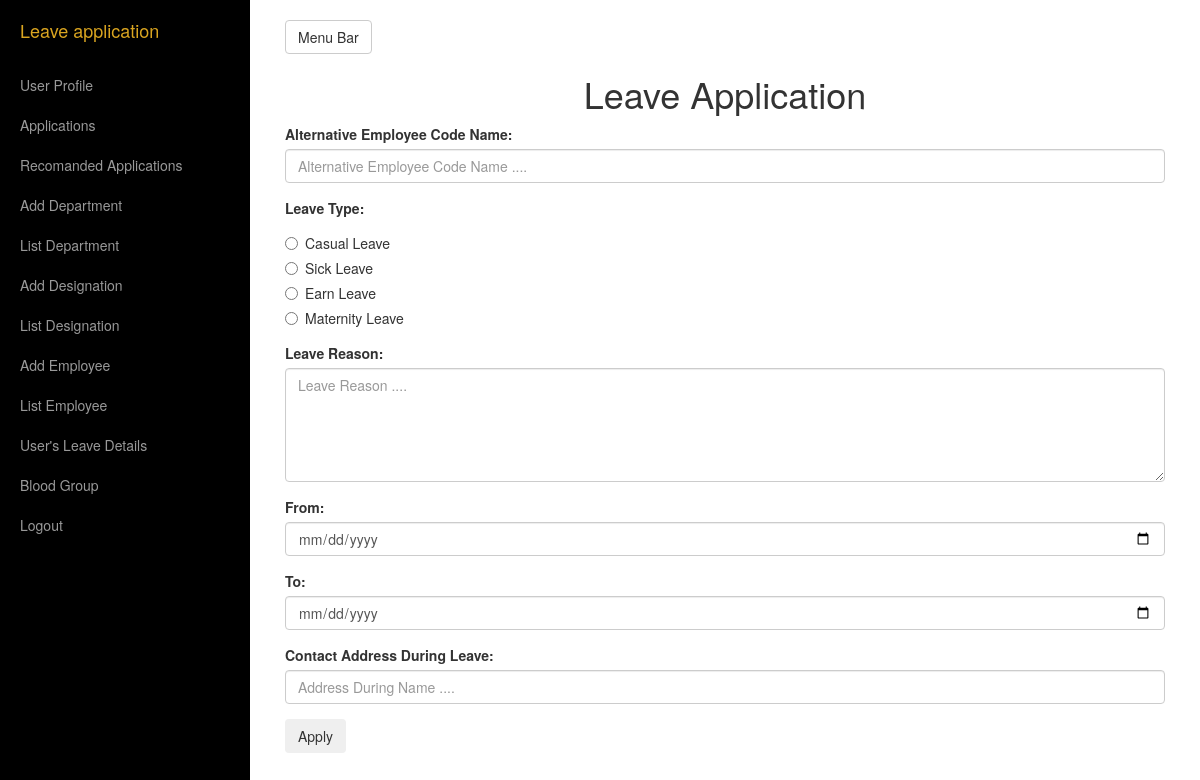
Page /view/LeaveApplication.php (signed in) on the committed database.
### tables this page shows
CREATE TABLE IF NOT EXISTS `leavedetails` (
  `lId` tinyint(4) NOT NULL AUTO_INCREMENT,
  `lType` varchar(30) DEFAULT NULL,
  `lTotalDays` int(11) DEFAULT NULL,
  `lEmployeeCodeNumberWhoAddLeave` varchar(45) DEFAULT NULL,
  PRIMARY KEY (`lId`),
  KEY `lType` (`lType`),
  KEY `employeeleave_ibfk_1` (`lEmployeeCodeNumberWhoAddLeave`)
);

### model/DbOperationModel.php (called while the page is built, shortened)
<?php include("ConnectionModel.php"); ?>
<?php
	class DbOperation
	{
		function dbSelect($columnsName,$tablesName,$conditions)
		{
			$objConnection = new Connection();
			$objConnection->dbConnection();
			$con = $objConnection->con;
			$result = mysqli_query($con, "SELECT DISTINCT ".$columnsName." FROM ".$tablesName." WHERE ".$conditions);
			return $result;
		}
		function dbSelectAll($columnsName,$tablesName,$conditions)
		{
			$objConnection = new Connection();
			$objConnection->dbConnection();
			$con = $objConnection->con;
			$result = mysqli_query($con, "SELECT ".$columnsName." FROM ".$tablesName." WHERE ".$conditions);
			return $result;
		}
		function getForRecomandationNumber()
		{
			$objDbOperation = new DbOperation();
			$columnsName = "COUNT(lIsRecomanded)";
			$tablesName = "employeeleaveapplicationdetails";
			$conditions = "lIsRecomanded = 0";
			$result = $objDbOperation->dbSelectAll($columnsName,$tablesName,$conditions);
			return $result;
		}
		function getRecomandationNumber()
		{
			$objDbOperation = new DbOperation();
			$columnsName = "COUNT(lIsRecomanded)";
			$tablesName = "employeeleaveapplicationdetails";
			$conditions = "lIsRecomanded = 1 AND lIsApproved = 0";
			$result = $objDbOperation->dbSelectAll($columnsName,$tablesName,$conditions);
			return $result;
		}
	}
?>

### model/ConnectionModel.php (called while the page is built, shortened)
<?php
	class Connection
	{
		function dbConnection()
		{
			$serverName = "localhost";
			$userName = "root";
			$password = "root";
			$con = mysqli_connect($serverName, $userName, $password);
			mysqli_select_db($con, "leaveapp");
			$this->con=$con;
		}
	}
?>

### model/LeaveApplicationModel.php (called while the page is built, shortened)
<?php include("DbOperationModel.php");?>
<?php
	class LeaveApplication extends DbOperation
	{
		function getLeaveType()
		{
			$objDbOperation = new DbOperation();
			$columnsName = "*";
			$tablesName = "leavedetails";
			$conditions = "1";
			$result = $objDbOperation->dbSelect($columnsName,$tablesName,$conditions);
			return $result;
		}
	}
?>

### view/LeaveApplication.php (the view, shortened to what this page needs)
<?php include("../model/LeaveApplicationModel.php");
	if(isset($_SESSION['officeUserName']))
	{
	if ($_SESSION['empType'] == 2 || $_SESSION['empType'] == 1)
	{
?>
		<!DOCTYPE html>
		<html lang="en">
		<head>
			<link href="../assets/bootstrap/css/bootstrap.min.css" rel="stylesheet">
			<link href="../assets/css/simple-sidebar.css" rel="stylesheet">
		</head>
		<body>
			<div id="wrapper">
				<div id="sidebar-wrapper">
					<ul class="sidebar-nav">
						<li class="sidebar-brand">
							<a href="LeaveApplication.php" style="color:#DAA520;">Leave application</a>
						</li>
						<li>
							<a href="UserProfile.php">User Profile</a>
						</li>
							<?php
							$objLeaveApplication = new LeaveApplication();
							$result = $objLeaveApplication->getForRecomandationNumber();
							while($row = mysqli_fetch_array($result))
							{
							?>
						<li>
							<a href="Applications.php">Applications <span style="color:red"><?php if($row['COUNT(lIsRecomanded)'] != 0){ ?>[ New <?php echo $row['COUNT(lIsRecomanded)']; ?> ]<?php } ?></span></a>
						</li>
							<?php
							}
							$objLeaveApplication = new LeaveApplication();
							$result = $objLeaveApplication->getRecomandationNumber();
							while($row = mysqli_fetch_array($result))
							{
							?>
						<li>
							<a href="RecomandedApplications.php">Recomanded Applications<span style="color:red"><?php if($row['COUNT(lIsRecomanded)'] != 0){ ?> [ New <?php echo $row['COUNT(lIsRecomanded)']; ?> ]<?php } ?></span></a>
						</li>
							<?php
							}
							?>
						<li>
							<a href="AddDepartment.php">Add Department</a>
						</li>
						<li>
							<a href="ListDepartment.php">List Department</a>
						</li>
						<li>
							<a href="AddDesignation.php">Add Designation</a>
						</li>
						<li>
							<a href="ListDesignation.php">List Designation</a>
						</li>
						<li>
							<a href="AddEmployee.php">Add Employee</a>
						</li>
						<li>
							<a href="ListEmployee.php">List Employee</a>
						</li>
						<li>
							<a href="UsersLeaveDetails.php">User's Leave Details</a>
						</li>
						<li>
							<a href="ListOfUserBlood.php">Blood Group</a>
						</li>
						<li>
							<a href="../controller/LogoutController.php">Logout</a>
						</li>
					</ul>
				</div>
				<div id="page-content-wrapper">
					<div class="container-fluid">
						<div class="row">
							<div class="col-lg-12">
								<a href="#menu-toggle" class="btn btn-default" id="menu-toggle">Menu Bar</a>
								<h1 align="center">Leave Application</h1>
								<?php
									if (isset($_SESSION['checkLeave']))
									{
										if($_SESSION['checkLeave'] == 1)
										{
											$empCodeName = $_SESSION['officeUserName'];
											$altEmpCodeName = $_SESSION['livAltEmpCode'];
											$empLeaveType = $_SESSION['livEmplivType'];
											$empLeaveReason = $_SESSION['livReason'];
											$empLeaveFrom = $_SESSION['livEmplivFrom'];
											$empLeaveTo = $_SESSION['livEmplivTo'];
											$empAddress = $_SESSION['livAddress'];
											$empLeaveDays = $_SESSION['LeaveDays'];
											unset($_SESSION['checkLeave']);
											unset($_SESSION['livAltEmpCode']);
											unset($_SESSION['livEmplivType']);
											unset($_SESSION['livReason']);
											unset($_SESSION['livEmplivFrom']);
											unset($_SESSION['livEmplivTo']);
											unset($_SESSION['livAddress']);
											unset($_SESSION['LeaveDays']);
											?>
											<form role="form" action="../controller/LeaveApplicationController.php" method="post" >
												<h3 align="center" class="text-warning">You Can Update Before Final Submission</h3>
												<div class="form-group">
													<label for="livDate">Date: </label>
													<input type="text" class="form-control" value="<?php echo date("l")." ".date("Y/m/d"); ?>" name="livDate" id="livDate" readonly>
												</div>
												<?php
													$objLeaveApplication = new LeaveApplication();
													$singleResult = $objLeaveApplication->getSingleEmpInfo($empCodeName);
													while ($empResult = mysqli_fetch_array($singleResult))
													{
													?>
												<div class="form-group">
													<label for="livEmpName">Employee Name: </label>
													<input type="text" class="form-control" value="<?php echo $empResult['eFirstName']." ".$empResult['eLastName']; ?>" name="livEmpName" id="livEmpName" readonly>
												</div>
												<div class="form-group">
													<label for="livEmpCode">Employee Code Name: </label>
													<input type="text" class="form-control" value="<?php echo $empResult['eEmployeeCodeNumber']; ?>" name="livEmpCode" id="livEmpCode" readonly>
												</div>
												<div class="form-group">
													<label for="livEmpDptName">Employee Department Name: </label>
													<input type="text" class="form-control" value="<?php echo $empResult['dptName']; ?>" name="livEmpDptName" id="livEmpDptName" readonly>
												</div>
												<div class="form-group">
													<label for="livEmpDesiName">Employee Designation Name: </label>
													<input type="text" class="form-control" value="<?php echo $empResult['desiDesignationName']; ?>" name="livEmpDesiName" id="livEmpDesiName" readonly>
												</div>
												<?php
													}
												?>
												<div class="form-group">
												<label for="livType">Leave Type: </label>
												<?php
													$objLeaveApplication = new LeaveApplication();
													$singleResult = $objLeaveApplication->getLeaveType();
													while ($empResult = mysqli_fetch_array($singleResult))
													{
													?>
														<div class="radio">
															<label><input type="radio" name="livType" value="<?php echo $empResult['lId']; ?>" required><?php echo $empResult['lType']; ?></label>
														</div>
													<?php
													}
													?>
												</div>
												<div class="form-group">
													<label for="livEmpAddress">Contact Address During Leave: </label>
													<input type="text" class="form-control" value="<?php echo $empAddress; ?>" name="livEmpAddress" id="livEmpAddress" required>
												</div>
												<div class="form-group">
													<label for="livEmpReason">Reason: </label>
													<input type="text" class="form-control" value="<?php echo $empLeaveReason; ?>" name="livEmpReason" id="livEmpReason" required>
												</div>
												<div class="form-group">
													<label for="livEmpFrom">From: </label>
													<input type="date" class="form-control" value="<?php echo $empLeaveFrom; ?>" name="livEmpFrom" id="livEmpFrom" required>
												</div>
												<div class="form-group">
													<label for="livEmpTo">To: </label>
													<input type="date" class="form-control" value="<?php echo $empLeaveTo; ?>" name="livEmpTo" id="livEmpTo" required>
												</div>
												<div class="form-group">
													<label for="livEmpPeriod">Period of Days: </label>
													<input type="text" class="form-control" value="<?php echo $empLeaveDays; ?>" name="livEmpPeriod" id="livEmpPeriod" required>
												</div>
												<?php
													$objLeaveApplication = new LeaveApplication();
													$singleResult = $objLeaveApplication->getSingleEmpInfo($altEmpCodeName);
													while ($empResult = mysqli_fetch_array($singleResult))
													{
													?>
												<div class="form-group">
													<label for="livAltEmployeeCode">Alternative Employee Code Name: </label>
													<input type="text" class="form-control" value="<?php echo $empResult['eEmployeeCodeNumber']; ?>" name="livAltEmployeeCode" id="livAltEmployeeCode" required>
												</div>
												<div class="form-group">
													<label for="livAltEmpName">Alternative Employee Name: </label>
													<input type="text" class="form-control" value="<?php echo $empResult['eFirstName']." ".$empResult['eLastName']; ?>" name="livAltEmpName" id="livAltEmpName" required>
												</div>
												<div class="form-group">
													<label for="livAltEmpDptName">Alternative Employee Department Name: </label>
													<input type="text" class="form-control" value="<?php echo $empResult['dptName']; ?>" name="livAltEmpDptName" id="livAltEmpDptName" required>
												</div>
												<div class="form-group">
													<label for="livAltEmpDesiName">Alternative Employee Designation Name: </label>
													<input type="text" class="form-control" value="<?php echo $empResult['desiDesignationName']; ?>" name="livAltEmpDesiName" id="livAltEmpDesiName" required>
												</div>
												<?php
													}
												?>
												<button type="submit" name="btnFinalSubmit" class="btn">Apply</button>
											</form>
										<?php
										}
										else
										{
											unset($_SESSION['checkLeave']);
											unset($_SESSION['livAltEmpCode']);
											unset($_SESSION['livEmplivType']);
											unset($_SESSION['livReason']);
											unset($_SESSION['livEmplivFrom']);
											unset($_SESSION['livEmplivTo']);
											unset($_SESSION['livAddress']);
											unset($_SESSION['LeaveDays']);
										}
									}
									else
									{
										?>
										<form role="form" action="../controller/LeaveApplicationController.php" method="post" >
											<?php
											if (isset($_SESSION['msgForApplication']))
											{
												if ($_SESSION['msgForApplication'] == 1)
												{
													unset($_SESSION['msgForApplication']);
													?>
													<h3 align="center" class="text-success">Your Application Is Successfully Placed</h3>
													<div class="form-group">
														<label for="livAltEmpCode">Alternative Employee Code Name: </label>
														<input type="text" class="form-control" placeholder="Alternative Employee Code Name ...." name="livAltEmpCode" id="livAltEmpCode" required>
													</div>
													<div class="form-group">
														<label for="livEmplivType">Leave Type: </label>
														<?php
															$objLeaveApplication = new LeaveApplication();
															$singleResult = $objLeaveApplication->getLeaveType();
															while ($empResult = mysqli_fetch_array($singleResult))
															{
															?>
																<div class="radio">
																	<label><input type="radio" name="livEmplivType" value="<?php echo $empResult['lId']; ?>" required><?php echo $empResult['lType']; ?></label>
																</div>
															<?php
															}
															?>
													</div>
													<div class="form-group">
														<label for="livReason">Leave Reason: </label>
														<textarea class="form-control" rows="5" placeholder="Leave Reason ...." name="livReason" id="livReason"required></textarea>
													</div>
													<div class="form-group">
														<label for="livEmplivFrom">From: </label>
														<input type="date" class="form-control" name="livEmplivFrom" id="livEmplivFrom" required>
													</div>
													<div class="form-group">
														<label for="livEmplivTo">To: </label>
														<input type="date" class="form-control" name="livEmplivTo" id="livEmplivTo" required>
													</div>
													<div class="form-group">
														<label for="livAddress">Contact Address During Leave: </label>
														<input type="text" class="form-control" placeholder="Address During Name ...." name="livAddress" id="livAddress" required>
													</div>
													<button type="submit" name="btnSubmit" class="btn">Apply</button>
												<?php
												}
												else
												{
													unset($_SESSION['msgForApplication']);
												}
											}
											else
											{
												?>
													<div class="form-group">
														<label for="livAltEmpCode">Alternative Employee Code Name: </label>
														<input type="text" class="form-control" placeholder="Alternative Employee Code Name ...." name="livAltEmpCode" id="livAltEmpCode" required>
													</div>
													<div class="form-group">
														<label for="livEmplivType">Leave Type: </label>
														<?php
															$objLeaveApplication = new LeaveApplication();
															$singleResult = $objLeaveApplication->getLeaveType();
															while ($empResult = mysqli_fetch_array($singleResult))
															{
															?>
																<div class="radio">
																	<label><input type="radio" name="livEmplivType" value="<?php echo $empResult['lId']; ?>" required><?php echo $empResult['lType']; ?></label>
																</div>
															<?php
															}
															?>
													</div>
													<div class="form-group">
														<label for="livReason">Leave Reason: </label>
														<textarea class="form-control" rows="5" placeholder="Leave Reason ...." name="livReason" id="livReason"required></textarea>
													</div>
													<div class="form-group">
														<label for="livEmplivFrom">From: </label>
														<input type="date" class="form-control" name="livEmplivFrom" id="livEmplivFrom" required>
													</div>
													<div class="form-group">
														<label for="livEmplivTo">To: </label>
														<input type="date" class="form-control" name="livEmplivTo" id="livEmplivTo" required>
													</div>
													<div class="form-group">
														<label for="livAddress">Contact Address During Leave: </label>
														<input type="text" class="form-control" placeholder="Address During Name ...." name="livAddress" id="livAddress" required>
													</div>
													<button type="submit" name="btnSubmit" class="btn">Apply</button>
												<?php
											}
												?>
										</form>
										<?php
									}
								?>
							</div>
						</div>
					</div>
				</div>
			</div>
		</body>
		</html>
		<?php
	}
	}
	else
	{
		header("Location:../");
	}
?>

### rows in the picture
leavedetails: lType "Casual Leave"
leavedetails: lType "Sick Leave"
leavedetails: lType "Earn Leave"
leavedetails: lType "Maternity Leave"
